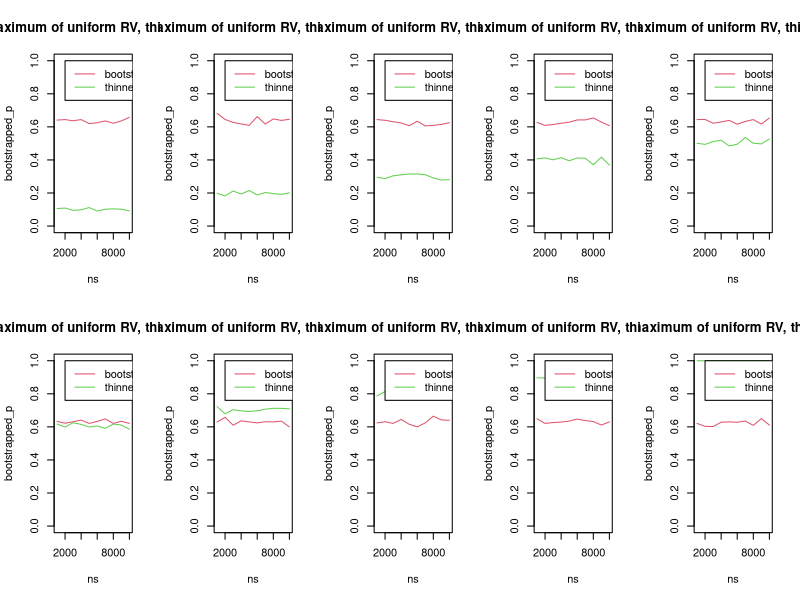

This chart was generated by the following R code:
library(spatstat)

counterexample2 <- function(thinning_param = 0.5, N = 1000, B = 1000) {
  ns <- seq(N/10,N,N/10)
  bootstrapped_p <- c()
  thinned_p <- c()
  for (n in ns) {
    population <- runif(n)
    Xn <- max(population)
    bootstrapped_estimates <- c()
    thinned_estimates <- c()
    for (b in 1:B) {
      s <- sample(population, n, replace = TRUE)
      bootstrapped_estimates <- c(bootstrapped_estimates, n * (Xn - max(s)))
      
      rand <- runif(n,0,1)
      thinned <- population[which(rand < thinning_param)]
      thinned_estimates <- c(thinned_estimates, n * (Xn - max(thinned)))
    }
    bootstrapped_p <- c(bootstrapped_p,length(which(bootstrapped_estimates == 0)) / B)
    thinned_p <- c(thinned_p,length(which(thinned_estimates == 0)) / B)
  }
  c1 <- rgb(255,0,0,max = 255, alpha = 90, names = "lt.blue")
  c2 <- rgb(0,255,0, max = 255, alpha = 90, names = "lt.pink")
  
  plot(ns, bootstrapped_p, ylim=c(0,1),type="l", col=2, main=paste("Estimating maximum of uniform RV, thinning_param=", thinning_param))
  lines(ns, thinned_p, col=3)
  legend(2000, 1, col=c(2,3), legend=c("bootstrap","thinned"), lty=1)
  
  print(bootstrapped_p)
  print(thinned_p)
}

par(mfrow = c(2, 5))
for (param in seq(0.1,1,0.1)) {
  counterexample2(thinning_param = param, N=10000)
}
